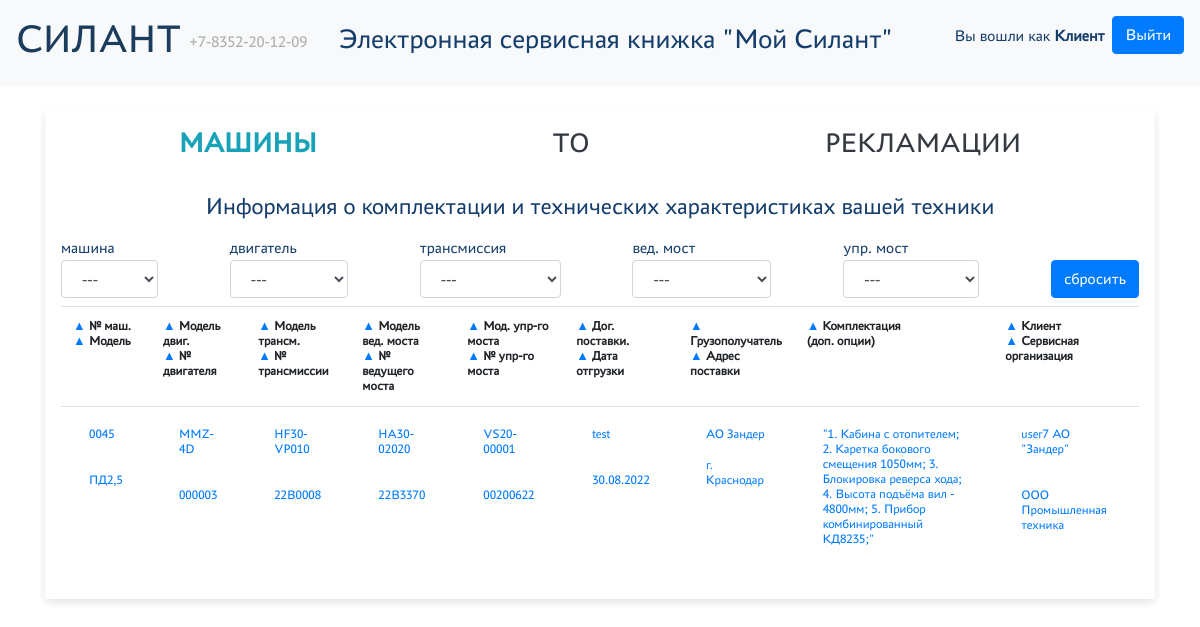
Screenshot of /user_index (signed in) with the database file from the repository.
### main/models.py (models this page shows, shortened)
class Car(models.Model):
    vin = models.CharField("Заводской номер машины", max_length=255)
    vehicle_model = models.ForeignKey(VehicleModel, on_delete=models.CASCADE, verbose_name="Модель техники")
    engine_model = models.ForeignKey(EngineModel, on_delete=models.CASCADE, verbose_name="Модель двигателя")
    engine_number = models.CharField("Заводской номер двигателя", max_length=255)
    transmission_model = models.ForeignKey(TransmissionModel, on_delete=models.CASCADE, verbose_name="Модель трансмиссии")
    transmission_number = models.CharField("Заводской номер трансмиссии", max_length=255)
    drive_axle = models.ForeignKey(DriveAxleModel, on_delete=models.CASCADE, verbose_name="Модель ведущего моста")
    drive_axle_number = models.CharField("Заводской номер ведущего моста", max_length=255)
    steering_axle = models.ForeignKey(SteeringAxleModel, on_delete=models.CASCADE, verbose_name="Модель управляемого моста")
    steering_axle_number = models.CharField("Заводской номер управляемого моста", max_length=255)
    supply_agreement = models.TextField("Договор поставки, №, дата")
    shipment_date = models.DateField("Дата отгрузки с завода")
    consignee = models.TextField("Грузополучатель")
    delivery_address = models.TextField("Адрес поставки (эксплуатации)")
    equipment = models.TextField("Комплектация, доп. опции")
    user = models.ForeignKey(auth_models.CustomUser, on_delete=models.CASCADE, verbose_name="Клиент")
    service_company = models.ForeignKey(ServiceCompany, on_delete=models.CASCADE, verbose_name="Сервисная компания")
    class Meta:
        verbose_name = "Машина"
        verbose_name_plural = "Машины"

class VehicleModel(models.Model):
    name = models.CharField("Название", max_length=255)
    description = models.TextField("Описание")
    class Meta:
        verbose_name = "Модель техники"
        verbose_name_plural = "Модели техники"

class EngineModel(models.Model):
    name = models.CharField("Название", max_length=255)
    description = models.TextField("Описание")
    class Meta:
        verbose_name = "Модель двигателя"
        verbose_name_plural = "Модели двигателя"

class TransmissionModel(models.Model):
    name = models.CharField("Название", max_length=255)
    description = models.TextField("Описание")
    class Meta:
        verbose_name = "Модель трансмиссии"
        verbose_name_plural = "Модели трансмиссии"

class DriveAxleModel(models.Model):
    name = models.CharField("Название", max_length=255)
    description = models.TextField("Описание")
    class Meta:
        verbose_name = "Модель ведущего моста"
        verbose_name_plural = "Модели ведущего моста"

class SteeringAxleModel(models.Model):
    name = models.CharField("Название", max_length=255)
    description = models.TextField("Описание")
    class Meta:
        verbose_name = "Модель управляемого моста"
        verbose_name_plural = "Модели управляемого моста"

class ServiceCompany(models.Model):
    name = models.CharField("Название", max_length=255)
    description = models.TextField("Описание")
    user = models.OneToOneField(auth_models.CustomUser, on_delete=models.SET_NULL, verbose_name='Пользователь', null=True)
    class Meta:
        verbose_name = "Сервисная компания"
        verbose_name_plural = "Сервисные компании"

### authentication/models.py (models this page shows, shortened)
class CustomUser(AbstractBaseUser, PermissionsMixin):
    username = models.CharField("Логин", max_length=255, unique=True, blank=False)
    first_name = models.CharField("Имя", max_length=50)
    last_name = models.CharField("Фамилия", max_length=50)
    patronymic = models.CharField("Отчество", max_length=50, default="Не указано")
    email = models.EmailField(verbose_name="Email", max_length=255, unique=True, blank=True, null=True)
    is_superuser = models.BooleanField(default=False)
    is_active = models.BooleanField(default=True)
    is_admin = models.BooleanField(default=False)
    objects = CustomUserManager()
    created_at = models.DateTimeField("Дата создания", auto_now_add=True)
    updated_at = models.DateTimeField("Дата обновления", auto_now=True)
    USERNAME_FIELD = 'username'
    REQUIRED_FIELDS = ['password']
    def __str__(self):
        return self.username + " " + self.first_name
    def has_perm(self, perm, obj=None):
        return True
    class Meta:
        verbose_name = "Пользователь"
        verbose_name_plural = "Пользователи"

### main/views.py (the view)
# urls.py: path('user_index', views.AdminIndexListView.as_view(), name="user_index"),
class AdminIndexListView(PermissionRequiredMixin, ListView):
    model = models.Car
    permission_required = 'main.view_car'
    template_name = 'main/user_index.html'
    context_object_name = 'cars'
    def get_context_data(self, *args, **kwargs):
        context = super().get_context_data(*args, **kwargs)
        order_by = self.request.GET.get('order_by', 'shipment_date')
        if order_by in ['vehicle_model', 'engine_model', 'transmission_model', 'drive_axle_model',
                        'steerable_axle_model', 'service_company']:
            order_by = order_by + "__name"
        if order_by in ['customer']:
            order_by = "user__username"
        context['vm'] = self.request.GET.get('vm', '---')
        context['em'] = self.request.GET.get('em', '---')
        context['tr'] = self.request.GET.get('tr', '---')
        context['dam'] = self.request.GET.get('dam', '---')
        context['sam'] = self.request.GET.get('sam', '---')
        qs = qs_filter = models.Car.objects.all()
        if context['vm'] != "---":
            filter = models.VehicleModel.objects.get(name=context['vm']).pk
            qs = qs.filter(vehicle_model=filter)
        if context['em'] != "---":
            filter = models.EngineModel.objects.get(name=context['em']).pk
            qs = qs.filter(engine_model=filter)
        if context['tr'] != "---":
            filter = models.TransmissionModel.objects.get(name=context['tr']).pk
            qs = qs.filter(transmission_model=filter)
        if context['dam'] != "---":
            filter = models.DriveAxleModel.objects.get(name=context['dam']).pk
            qs = qs.filter(drive_axle=filter)
        if context['sam'] != "---":
            filter = models.SteeringAxleModel.objects.get(name=context['sam']).pk
            qs = qs.filter(steering_axle=filter)
        filter_list = ['vehicle_model', 'engine_model', 'transmission_model', 'drive_axle', 'steering_axle']
        if self.request.user.groups.filter(name='admin').exists() or self.request.user.groups.filter(name='manager').exists():
            context['cars'] = qs.order_by(order_by)
            for filter in filter_list:
                context[filter] = set(qs_filter.values_list(filter+'__name', flat=True))
        elif self.request.user.groups.filter(name='service').exists():
            context['cars'] = qs.filter(service_company__user=self.request.user.pk).order_by(order_by)
            for filter in filter_list:
                context[filter] = set(qs_filter.filter(service_company__user=self.request.user.pk).values_list(filter+'__name', flat=True))
        elif self.request.user.groups.filter(name='customer').exists():
            context['cars'] = qs.filter(user=self.request.user.id).order_by(order_by)
            for filter in filter_list:
                context[filter] = set(qs_filter.filter(user=self.request.user.id).values_list(filter+'__name', flat=True))
        else:
            context['cars'] = []
        return context

### templates/main/user_index.html (shortened to what this page needs)
{% extends "base.html" %}
{% load custom_tags %}
{% block content %}
    <div class="row">
        <div class="col-12 my-4">
            <div class="card-new p-3">
                <div class="d-flex justify-content-around">
                    <a href="/user_index" class="pt-0 h3 text-uppercase nav-link {% if request.path|slice:":11" == '/user_index' %}font-weight-bold text-info{% else %}text-dark{% endif %}">машины</a>
                    <a href="/maintenance" class="pt-0 h3 text-uppercase nav-link {% if request.path|slice:":12" == '/maintenance' %}font-weight-bold text-info{% else %}text-dark{% endif %}">то</a>
                    <a href="/complaints" class="pt-0 h3 text-uppercase nav-link {% if request.path|slice:":12" == '/complaints' %}font-weight-bold text-info{% else %}text-dark{% endif %}">рекламации</a>
                </div>
                <h4 class="text-center my-3">Информация о комплектации и технических характеристиках вашей техники</h4>
                <div class="d-flex justify-content-between align-items-end mb-2">
                    <div>
                        <span class="select_name">машина</span>
                        <select class="form-control" onchange="setFilter_vm(this.value);">
                            <option value="{{ vm }}">&nbsp;{{ vm }}&nbsp;</option>
                        </select>
                    </div>
                    <div>
                        <span class="select_name">двигатель</span>
                        <select class="form-control" onchange="setFilter_em(this.value);">
                            <option value="{{ em }}">&nbsp;{{ em }}&nbsp;</option>
                        </select>
                    </div>
                    <div>
                        <span class="select_name">трансмиссия</span>
                        <select class="form-control" onchange="setFilter_tr(this.value);">
                            <option value="{{ tr }}">&nbsp;{{ tr }}&nbsp;</option>
                        </select>
                    </div>
                    <div>
                        <span class="select_name">вед. мост</span>
                        <select class="form-control" onchange="setFilter_dam(this.value);">
                            <option value="{{ dam }}">&nbsp;{{ dam }}&nbsp;</option>
                        </select>
                    </div>
                    <div>
                        <span class="select_name">упр. мост</span>
                        <select class="form-control" onchange="setFilter_sam(this.value);">
                            <option value="{{ sam}}">&nbsp;{{ sam }}&nbsp;</option>
                        </select>
                    </div>
                    <div class="">
                        <a title="Очистить фильтры" class="btn btn-primary" href="" role="button" onclick="reset(); return false">сбросить</a>
                    </div>
                </div>
                {% if cars %}
                    <table class="table table-hover text-sm">
                        <tr>
                            <th><a title="Сортировать" href="#" onclick="setOrder_by('?order_by=vin'); return false" >&#9650; </a>№ маш.<br>
                                <a title="Сортировать" href="#" onclick="setOrder_by('?order_by=vehicle_model'); return false" >&#9650; </a>Mодель</th>
                            <th><a title="Сортировать" href="#" onclick="setOrder_by('?order_by=engine_model'); return false" >&#9650; </a>Модель двиг.<br>
                                <a title="Сортировать" href="#" onclick="setOrder_by('?order_by=engine_number'); return false" >&#9650; </a>№ двигателя</th>
                            <th><a title="Сортировать" href="#" onclick="setOrder_by('?order_by=transmission_model'); return false" >&#9650; </a>Модель трансм.<br>
                                <a title="Сортировать" href="#" onclick="setOrder_by('?order_by=transmission_number'); return false" >&#9650; </a>№ трансмиссии</th>
                            <th><a title="Сортировать" href="#" onclick="setOrder_by('?order_by=drive_axle'); return false" >&#9650; </a>Модель вед. моста<br>
                                <a title="Сортировать" href="#" onclick="setOrder_by('?order_by=drive_axle_number'); return false" >&#9650; </a>№ ведущего моста</th>
                            <th><a title="Сортировать" href="#" onclick="setOrder_by('?order_by=steering_axle'); return false" >&#9650; </a>Мод. упр-го моста<br>
                                <a title="Сортировать" href="#" onclick="setOrder_by('?order_by=steering_axle_number'); return false" >&#9650; </a>№ упр-го моста</th>
                            <th><a title="Сортировать" href="#" onclick="setOrder_by('?order_by=supply_agreement'); return false" >&#9650; </a>Дог. поставки.<br>
                                <a title="Сортировать" href="#" onclick="setOrder_by('?order_by=shipment_date'); return false" >&#9650; </a>Дата отгрузки</th>
                            <th><a title="Сортировать" href="#" onclick="setOrder_by('?order_by=consignee'); return false" >&#9650; </a>Грузополучатель<br>
                                <a title="Сортировать" href="#" onclick="setOrder_by('?order_by=delivery_address'); return false" >&#9650; </a>Адрес поставки</th>
                            <th><a title="Сортировать" href="#" onclick="setOrder_by('?order_by=equipment'); return false" >&#9650; </a>Комплектация<br>(доп. опции)</th>
                            <th><a title="Сортировать" href="#" onclick="setOrder_by('?order_by=user'); return false" >&#9650; </a>Клиент<br>
                                <a title="Сортировать" href="#" onclick="setOrder_by('?order_by=service_company'); return false" >&#9650; </a>Сервисная организация</th>
                        </tr>
                        {% for car in cars %}
                            <tr>
                                <td><a href="/cars/{{ car.pk }}" class="nav-link">{{ car.vin }}</a><br>
                                    <a href="/cars/{{ car.pk }}" class="nav-link">{{ car.vehicle_model.name }}</a></td>
                                <td><a href="/cars/{{ car.pk }}" class="nav-link">{{ car.engine_model.name }}</a><br>
                                    <a href="/cars/{{ car.pk }}" class="nav-link">{{ car.engine_number }}</a></td>
                                <td><a href="/cars/{{ car.pk }}" class="nav-link">{{ car.transmission_model.name }}</a><br>
                                    <a href="/cars/{{ car.pk }}" class="nav-link">{{ car.transmission_number }}</a></td>
                                <td><a href="/cars/{{ car.pk }}" class="nav-link">{{ car.drive_axle.name }}</a><br>
                                    <a href="/cars/{{ car.pk }}" class="nav-link">{{ car.drive_axle_number }}</a></td>
                                <td><a href="/cars/{{ car.pk }}" class="nav-link">{{ car.steering_axle.name }}</a><br>
                                    <a href="/cars/{{ car.pk }}" class="nav-link">{{ car.steering_axle_number }}</a></td>
                                <td>{% if car.supply_agreement %}<a href="/cars/{{ car.pk }}" class="nav-link">{{ car.supply_agreement }}</a>{% else %}Отсутствует{% endif %}<br>
                                    {% if car.shipment_date %}<a href="/cars/{{ car.pk }}" class="nav-link">{{ car.shipment_date|date:"d.m.Y" }}</a>
                                    {% else %}Отсутствует{% endif %}</td>
                                <td>{% if car.consignee %}<a href="/cars/{{ car.pk }}" class="nav-link">{{ car.consignee }}{% else %}Отсутствует{% endif %}<br>
                                    {% if car.delivery_address %}<a href="/cars/{{ car.pk }}" class="nav-link">{{ car.delivery_address }}</a>{% else %}Отсутствует{% endif %}</td>
                                <td>{% if car.equipment %}<a href="/cars/{{ car.pk }}" class="nav-link">{{ car.equipment }}</a>{% else %}Отсутствует{% endif %}</td>
                                <td>{% if car.user %}<a href="/cars/{{ car.pk }}" class="nav-link">{{ car.user }}</a>{% else %}Отсутствует{% endif %}<br>
                                    {% if car.service_company %}<a href="/cars/{{ car.pk }}" class="nav-link">{{ car.service_company.name }}</a>{% else %}Отсутствует{% endif %}</td>
                            </tr>
                        {% endfor %}
                    </table>
                {% endif %}
            </div>
        </div>
    </div>
{% endblock %}

### rows the page displays
Car: vin "0045", vehicle_model.name "ПД2,5", engine_model.name "MMZ-4D", engine_number "000003", transmission_model.name "HF30-VP010", transmission_number "22B0008", drive_axle.name "HA30-02020", drive_axle_number "22B3370", steering_axle.name "VS20-00001", steering_axle_number "00200622", supply_agreement "test", shipment_date "30.08.2022", consignee "АО Зандер", delivery_address "г. Краснодар", equipment "\"1. Кабина с отопителем; 2. Каретка бокового смещения 1050мм; 3. Блокировка реверса хода; 4. Высота подъёма вил - 4800мм; 5. Прибор комбинированный КД8235;\"", user "user7 АО \"Зандер\"", service_company.name "ООО Промышленная техника"
